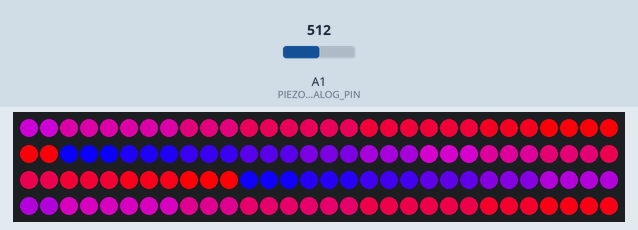
Simulated run of this sketch. Board: Arduino Uno, built with avr-gcc and run on an emulated ATmega328P. On the bench: 120 RGB LEDs in strip order, left to right, continuing on the next row. Inputs (shaded band) come from the test bench; at power-on: A1 (PIEZO_ANALOG_PIN) = 512.

Above: at 1.8 s.
1.9 s: A1 (PIEZO_ANALOG_PIN) set to 0
At 4.1 s:
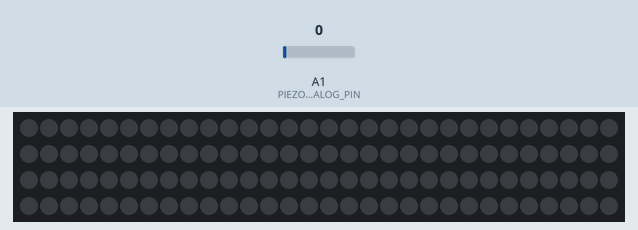
4.4 s: A1 (PIEZO_ANALOG_PIN) set to 122
At 4.87 s:
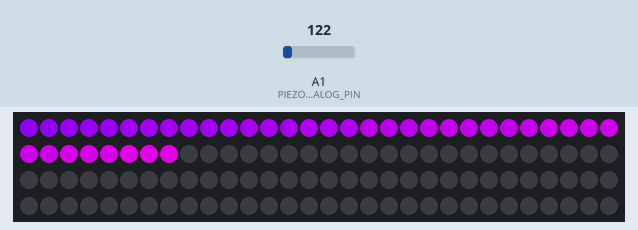
7.4 s: A1 (PIEZO_ANALOG_PIN) set to 0
At 7.64 s:
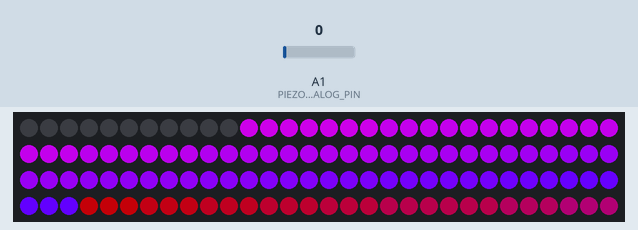
9.5 s: A1 (PIEZO_ANALOG_PIN) set to 306
At 9.97 s:
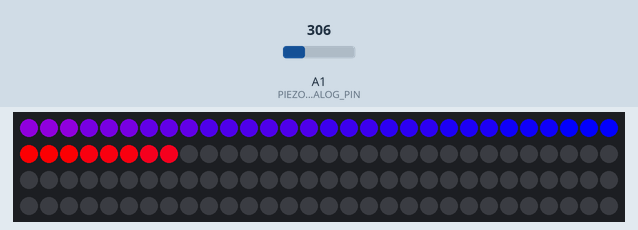
12.5 s: A1 (PIEZO_ANALOG_PIN) set to 0
At 13.04 s:
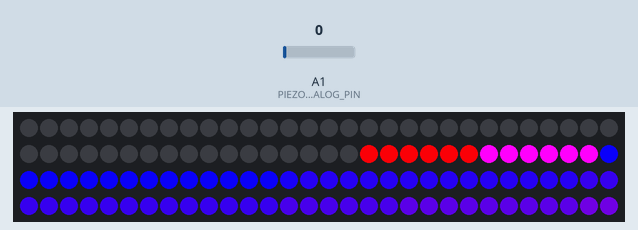
14.9 s: A1 (PIEZO_ANALOG_PIN) set to 511
At 15.37 s:
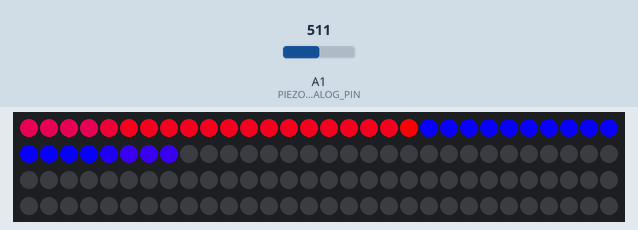

The sketch:

basslights.ino
```cpp
// #include <Adafruit_NeoPixel.h>
//
// #define PIN 3
// Adafruit_NeoPixel strip = Adafruit_NeoPixel(120, PIN, NEO_GRB + NEO_KHZ800);
//
// // These constants won't change.  They're used to give names
// // to the pins used:
// const int analogInPin = 1;  // Analog input pin that the potentiometer is attached to
// //const int analogOutPin = 9; // Analog output pin that the LED is attached to
// //const int digitalOutPin = 8;
// //
// int sensorValue = 0;        // value read from the pot
// int outputValue = 0;        // value output to the PWM (analog out)
// bool lightsOn = false;
// int blue;
// int red;
// int pwmLevels [16] = {1,2,3,4,6,8,12,16,23,32,45,64,90,128,280,255};
//
// void setup() {
//   // initialize serial communications at 9600 bps:
//    Serial.begin(9600);
//   //pinMode(digitalOutPin,OUTPUT);
//
//   strip.begin();
//   strip.show(); // Initialize all pixels to 'off'
// }
//
// void loop() {
//   // read the analog in value:
//  sensorValue = analogRead(analogInPin);
//  // map it to the range of the analog out:
//  outputValue = map(sensorValue, 0, 1023, 0, 255);
//   // change the analog out value:
// // analogWrite(analogOutPin, outputValue);
//  // if(outputValue > 40) {
//  //   digitalWrite(digitalOutPin, HIGH);
//  // } else {
//  //   digitalWrite(digitalOutPin, LOW);
//  // }
//  Serial.println(sensorValue);
//   if(sensorValue > 40 && lightsOn == false) {
//     // Serial.println("In lights on");
//     lightsOn = true;
// //    for(int j = 1;  j <= 20; j++) {
// //      int blue = linearPWM (255, 20, j);
// //      int red = linearPWM (50, 20, j);
// //      colorSet(strip.Color(red, 0, blue)); // Blue
// //      delay(1);
// //    }
// //    delay(25);
// //    for(int j = 20;  j >= 0; j--) {
// //      int blue = linearPWM (255, 20, j);
// //      int red = linearPWM (50, 20, j);
// //      colorSet(strip.Color(red, 0, blue)); // Blue
// //      delay(20);
// //    }
// //    colorSet(strip.Color(0, 0, 0)); // Blue
//     for(int j = 0; j <= (strip.numPixels() + 32); j++) {
//       colorSet(strip.Color(0, 0, 0));
//       for(int i = 0; i <= 32; i++) {
//         int currentPixel = j - i;
//         if (currentPixel > 0){
//           if(i < 17) {
//             blue = pwmLevels[i];
//             red = pwmLevels[i];
//           } else {
//             blue = pwmLevels[16 - (i - 16)];
//             red = pwmLevels[16 - (i - 16)];
//           }
// //          if(j == 151){
// //            Serial.print(currentPixel);
// //            Serial.print(" | " );
// //            Serial.print(red);
// //            Serial.print(" | " );
// //            Serial.println(blue);
// //          }
//           strip.setPixelColor(currentPixel, strip.Color(red, 0, blue));
//         }
//       }
//       strip.setPixelColor(j - 32, strip.Color(0, 0, 0));
//       strip.show();
//     }
//     //colorSet(strip.Color(0, 0, 0)); // Blue
// //    for(int j = 0; j < 120; j++) {
// //      strip.setPixelColor(j, strip.Color(40, 0, 255));
// //      strip.setPixelColor(j-1, strip.Color(0, 0, 50));
// //      strip.show();
// //    }
//     lightsOn = false;
//   }
//
//
//   // wait 2 milliseconds before the next loop
//   // for the analog-to-digital converter to settle
//   // after the last reading:
//   delay(2);
// }
//
// void colorSet(uint32_t c) {
//   for(uint16_t i=0; i<strip.numPixels(); i++) {
//     strip.setPixelColor(i, c);
//   }
// }

// /**
//  * Drum lights: Trigger-driven drum illumination
//  * Alec Smecher, 2014
//  * http://www.cassettepunk.com
//  */
//
// #include <Adafruit_NeoPixel.h>
//
// /**
//  * Pin configuration
//  */
// #define STRIP_PIN 8 // The digital pin # for the neopixel output
// #define PIEZO_DIG_PIN 4 // The digital pin # for the piezo input
// #define PIEZO_ANALOG_PIN A0 // The analog pin # for the piezo input
//
// /**
//  * Neopixel strip lengths for each unit
//  */
// #define STRIP_LENGTH 120
//
//
// int sensorValue = 0;        // value read from the pot
// double outputValue = 0;
//
// uint32_t Wheel(byte WheelPos, float intensity = 1);
//
// Adafruit_NeoPixel strip = Adafruit_NeoPixel(STRIP_LENGTH, STRIP_PIN, NEO_GRB + NEO_KHZ800);
//
// void setup() {
//   Serial.begin(9600);
//   pinMode(PIEZO_DIG_PIN, INPUT);
//   strip.begin();
// }
//
// unsigned char n=0; // Counter for colour wheel effect
//
// void loop() {
//   // Perform the pixel chase
//   for (int i=strip.numPixels(); i>0; i--) {
//     strip.setPixelColor(i, strip.getPixelColor(i-1));
//   }
//
//   // Set the first pixel using the current piezo value
//   sensorValue = analogRead(PIEZO_ANALOG_PIN);
//   outputValue = sensorValue/1024;
//   Serial.print("|| " + String(sensorValue) + " | ");
//   Serial.print(outputValue);
//   strip.setPixelColor(0, Wheel(n++, sensorValue/1024));
//   // strip.setPixelColor(0, Wheel(n++, 5));
//   // strip.setPixelColor(1, Wheel(n++, 100));
//   // strip.setPixelColor(2, Wheel(n++, 255));
//   // strip.setPixelColor(0, strip.Color(12, 0, 0));
//   // strip.setPixelColor(1, strip.Color(9, 0, 3));
//   // strip.setPixelColor(2, strip.Color(6, 0, 6));
//   // strip.setPixelColor(3, strip.Color(3, 0, 9));
//   // strip.setPixelColor(4, strip.Color(0, 0, 12));
//   // strip.setPixelColor(5, strip.Color(3, 0, 9));
//   // strip.setPixelColor(6, strip.Color(6, 0, 6));
//   // strip.setPixelColor(7, strip.Color(9, 0, 3));
//   // strip.setPixelColor(8, strip.Color(12, 0, 0));
//   //
//   // for (int i=0; i<9; i++) {
//   //   n = 255 / 8 * i;
//   //   strip.setPixelColor(10 + i, Wheel(n, 12));
//   // }
//   //
//   // strip.setPixelColor(20, strip.Color(100, 0, 0));
//   // strip.setPixelColor(21, strip.Color(75, 0, 25));
//   // strip.setPixelColor(22, strip.Color(50, 0, 50));
//   // strip.setPixelColor(23, strip.Color(25, 0, 75));
//   // strip.setPixelColor(24, strip.Color(0, 0, 100));
//   // strip.setPixelColor(25, strip.Color(25, 0, 75));
//   // strip.setPixelColor(26, strip.Color(50, 0, 50));
//   // strip.setPixelColor(27, strip.Color(75, 0, 25));
//   // strip.setPixelColor(28, strip.Color(100, 0, 0));
//   //
//   // for (int i=0; i<9; i++) {
//   //   n = 255 / 8 * i;
//   //   strip.setPixelColor(30 + i, Wheel(n, 100));
//   // }
//   //
//   // strip.setPixelColor(40, strip.Color(255, 0, 0));
//   // strip.setPixelColor(41, strip.Color(191, 0, 64));
//   // strip.setPixelColor(42, strip.Color(127, 0, 127));
//   // strip.setPixelColor(43, strip.Color(64, 0, 191));
//   // strip.setPixelColor(44, strip.Color(0, 0, 255));
//   // strip.setPixelColor(45, strip.Color(64, 0, 191));
//   // strip.setPixelColor(46, strip.Color(127, 0, 127));
//   // strip.setPixelColor(47, strip.Color(191, 0, 64));
//   // strip.setPixelColor(48, strip.Color(255, 0, 0));
//   //
//   // for (int i=0; i<9; i++) {
//   //   n = 255 / 8 * i;
//   //   strip.setPixelColor(50 + i, Wheel(n, 100));
//   // }
//
//   // Update the strip
//   strip.show();
//   delay(50);
// }
//
// // Input a value 0 to 255 to get a color value.
// // The colours are a transition r - g - b - back to r.
// // This function adapted from Adafruit's demo code to add intensity.
// uint32_t Wheel(byte WheelPos, float intensity) {
//
//   Serial.print(" || " + String(WheelPos) + " | ");
//   Serial.println(intensity);
//   return strip.Color(intensity * (abs(WheelPos - 127.5) / 127.5), 0, intensity * (1 - (abs(WheelPos - 127.5) / 127.5)));
//
// }

/**
 * Drum lights: Trigger-driven drum illumination
 * Alec Smecher, 2014
 * http://www.cassettepunk.com
 */

#include <Adafruit_NeoPixel.h>

/**
 * Pin configuration
 */
#define STRIP_PIN 4 // The digital pin # for the neopixel output
#define PIEZO_ANALOG_PIN A1 // The analog pin # for the piezo input

#define STRIP_LENGTH 120

int sensorValue = 0;        // value read from the pot
double outputValue = 0;
int maxSensor = 0;

uint32_t Wheel(byte WheelPos, float intensity = 1);

Adafruit_NeoPixel strip = Adafruit_NeoPixel(STRIP_LENGTH, STRIP_PIN, NEO_GRB + NEO_KHZ800);

void setup() {
  // Serial.begin(9600);
  strip.begin();


  strip.setPixelColor(8, strip.Color(30, 0, 0));
  strip.show();
  delay(200);
  strip.setPixelColor(9, strip.Color(15, 15, 0));
  strip.show();
  delay(200);
  strip.setPixelColor(10, strip.Color(0, 30, 0));
  strip.show();
  delay(200);
  strip.setPixelColor(8, strip.Color(0, 0, 0));
  strip.setPixelColor(9, strip.Color(0, 0, 0));
  strip.setPixelColor(10, strip.Color(0, 0, 0));
  strip.show();
}

unsigned char n=0; // Counter for colour wheel effect

void loop() {
  sensorValue = analogRead(PIEZO_ANALOG_PIN);
  if(sensorValue < 5) {
    sensorValue = 0;
  }
  outputValue = (sensorValue) * 5;
  // if (sensorValue > 0) {
  //     Serial.print("|| " + String(sensorValue) + " | ");
  //     Serial.println(outputValue);
  // }

  // Perform the pixel chase
  for (int i=strip.numPixels(); i>0; i--) {
    strip.setPixelColor(i, strip.getPixelColor(i-1));
  }
  // for (int i=20; i>0; i--) {
  //   strip.setPixelColor(i, strip.getPixelColor(i-1));
  // }

  // Set the first pixel using the current piezo value
  if(millis() % 5 == 0) {
    n++;
  }
  strip.setPixelColor(0, Wheel(n, outputValue));

  // if(millis() % 500 == 0) {
  //   strip.setPixelColor(0, Wheel(n++, 100));
  // } else {
  //   strip.setPixelColor(0, Wheel(n++, 0));
  // }

  // for (int i=strip.numPixels(); i>=0; i--) {
  //   strip.setPixelColor(i, Wheel(n++, outputValue));
  // }

  // Update the strip
  strip.show();
  // delay(25);
}

// Input a value 0 to 255 to get a color value.
// The colours are a transition r - g - b - back to r.
// This function adapted from Adafruit's demo code to add intensity.
uint32_t Wheel(byte WheelPos, float intensity) {
  return strip.Color(intensity * (abs(WheelPos - 127.5) / 127.5), 0, intensity * (1 - (abs(WheelPos - 127.5) / 127.5)));
}
```

Measured:
- after the input at 1.9 s, the LEDs: first change after 0.05 s (image 1 shows a later state)
- after the input at 4.4 s, the LEDs: first change at once (image 2 shows a later state)
- after the input at 7.4 s, the LEDs: change after 0.09 s (image 3)
- after the input at 9.5 s, the LEDs: first change at once (image 4 shows a later state)
- after the input at 12.5 s, the LEDs: first change after 0.10 s (image 5 shows a later state)
- after the input at 14.9 s, the LEDs: first change at once (image 6 shows a later state)
